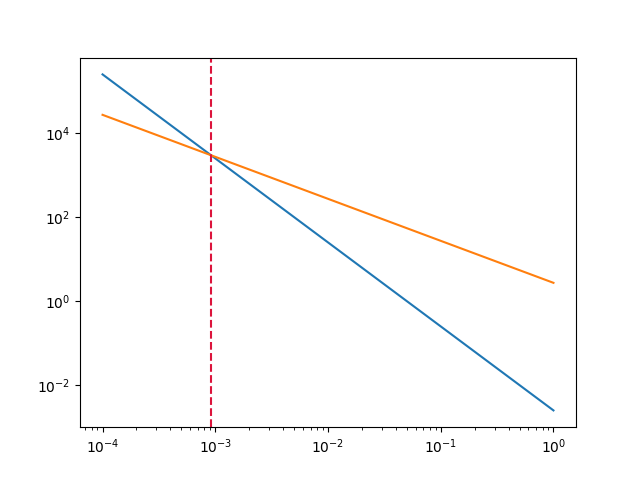

Source code (Python):
import numpy as np
import matplotlib.pyplot as plt

a = np.logspace(-4, 0, 1001)

def T_gas(a):
    Cg = 2.5e-3
    return Cg/a**2

def T_rad(a):
    Crad = 2.725
    return Crad/a


plt.loglog(a, T_gas(a), label="T_gas")
plt.loglog(a, T_rad(a), label="T_rad")
plt.axvline(x=1/(1+1091), ls="--", c="crimson", label="Decoupling")
plt.savefig("exercise_31.png")